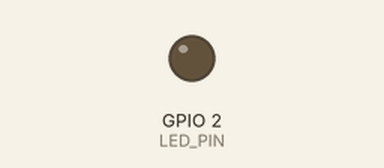
Simulated run of this program. Board: ESP32. Parts: output pins drawn as LEDs (lit = HIGH). WiFi joins after 1.5 s; servers stay silent unless stated; what the program prints to the serial monitor is not drawn.

Above: at 0.1 s.
At 2.0 s:
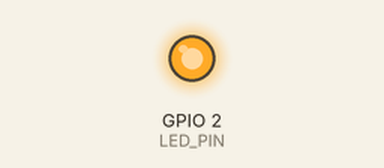
Timing chart, 0 to 3.5 s (numbered marks = the images above):
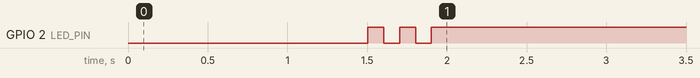

The program:

main.cpp
```cpp
#include "LED.h"
#include "config.h"
#include "WiFiManager.h"

LED boardLed;
WiFiManager wifi;

void setup() {
    Serial.begin(115200);
    Serial.println("Iniciando...");

    boardLed.init();
    Serial.println("LED iniciado");

    if (wifi.connect()) {
        for(int i = 0; i < 5; i++) {
            boardLed.toggle();
            delay(100);
        }
    } else {
        for(int i = 0; i < 3; i++) {
            boardLed.toggle();
            delay(500);
        }
    }

}

void loop() {
    wifi.checkConnection();

    if (wifi.isConnected()) {
        boardLed.on();
    } else {
        boardLed.toggle();
        delay(200);
    }
}
```

LED.h
```cpp
#ifndef LED_H
#define LED_H

#include <Arduino.h>
#include "config.h"

class LED {
    public:
        explicit LED(uint8_t pin = LED_PIN);
        void init();
        void toggle();
        void on();
        void off();

    private:
        uint8_t _pin;
        bool _state;
};

#endif
```

WifiManager.h
```cpp
#ifndef WIFI_MANAGER_H
#define WIFI_MANAGER_H

#include <Arduino.h>
#include <WiFi.h>
#include "config.h"

class WiFiManager {
    public:
        WiFiManager();
        bool connect();
        void checkConnection();
        bool isConnected();
        String getIP();

    private:
        bool _connected;
        unsigned long _lastCheck;
};

#endif
```

LED.cpp
```cpp
#include "LED.h"

LED::LED(uint8_t pin) : _pin(pin), _state(false) {}

void LED::init() {
    pinMode(_pin, OUTPUT);
    off();
}

void LED::toggle() {
    _state = !_state;
    digitalWrite(_pin, _state);
}

void LED::on() {
    _state = true;
    digitalWrite(_pin, HIGH);
}

void LED::off() {
    _state = false;
    digitalWrite(_pin, LOW);
}
```

wifiManager.cpp
```cpp
#include "WiFiManager.h"

WiFiManager::WiFiManager() : _connected(false), _lastCheck(0) {}

bool WiFiManager::connect() {
    Serial.print("Conectando a WiFi");
    WiFi.begin(WIFI_SSID, WIFI_PASSWORD);

    unsigned long startAttemptTime = millis();

    while (WiFi.status() != WL_CONNECTED &&
           millis() - startAttemptTime < WIFI_TIMEOUT) {
        Serial.print(".");
        delay(500);
    }

    if (WiFi.status() == WL_CONNECTED) {
        _connected = true;
        Serial.println("\nConectado al WiFi!");
        Serial.print("Dirección IP: ");
        Serial.println(WiFi.localIP());
        return true;
    } else {
        Serial.println("\nFallo al conectar al WiFi!");
        Serial.println("\n Fallo: "+WiFi.status());
        return false;
    }
}

void WiFiManager::checkConnection() {
    if (millis() - _lastCheck >= 30000) {  // Revisar cada 30 segundos
        _connected = (WiFi.status() == WL_CONNECTED);
        _lastCheck = millis();

        if (!_connected) {
            Serial.println("Conexión WiFi perdida. Intentando reconectar...");
            connect();
        }
    }
}

bool WiFiManager::isConnected() {
    return _connected;
}

String WiFiManager::getIP() {
    return WiFi.localIP().toString();
}
```

config.h
```cpp
#ifndef CONFIG_H
#define CONFIG_H

#define LED_PIN 2  // Pin del LED integrado del ESP32
#define BLINK_DELAY 5000  // Retardo en milisegundos

#define WIFI_SSID "FAMILIA PENAGOS "
#define WIFI_PASSWORD "YORDY123"
#define WIFI_TIMEOUT 10000  // Tiempo máximo de espera para conexión en ms

#define IOT_HUB_HOST_NAME "mi-iothub-iaac.azure-devices.net"
#define IOT_HUB_DEVICE_ID "ESP32-1"
#define IOT_HUB_PRIMARY_KEY "1xTeQjBau067X9JFbTC5VRfEEjAhCBNZ3rwyy+lhH1Q="

#define MQTT_BUFFER_SIZE 256

#endif
```
